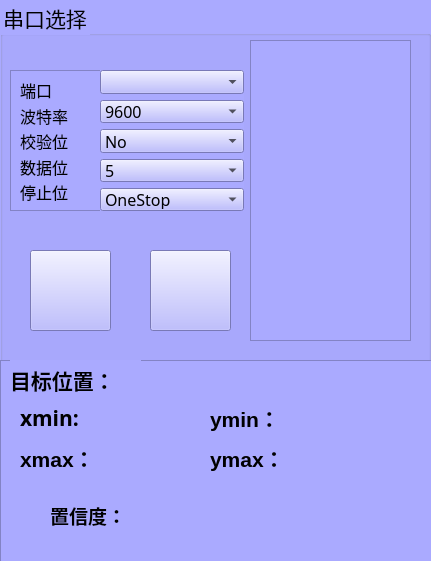
    <widget class="QGroupBox" name="groupBox_2">
     <property name="geometry">
      <rect>
       <x>0</x>
       <y>160</y>
       <width>431</width>
       <height>561</height>
      </rect>
     </property>
     <property name="font">
      <font>
       <family>华文楷体</family>
       <pointsize>16</pointsize>
      </font>
     </property>
     <property name="styleSheet">
      <string notr="true">background-color: rgb(85, 170, 255);
background-color: rgb(170, 170, 255);
</string>
     </property>
     <property name="title">
      <string>串口选择</string>
     </property>
     <widget class="QFrame" name="frame_7">
      <property name="geometry">
       <rect>
        <x>10</x>
        <y>70</y>
        <width>91</width>
        <height>141</height>
       </rect>
      </property>
      <property name="frameShape">
       <enum>QFrame::StyledPanel</enum>
      </property>
      <property name="frameShadow">
       <enum>QFrame::Raised</enum>
      </property>
      <layout class="QVBoxLayout" name="verticalLayout">
       <item>
        <widget class="QLabel" name="label_2">
         <property name="font">
          <font>
           <family>宋体</family>
           <pointsize>12</pointsize>
          </font>
         </property>
         <property name="text">
          <string>端口</string>
         </property>
        </widget>
       </item>
       <item>
        <widget class="QLabel" name="label_12">
         <property name="font">
          <font>
           <family>宋体</family>
           <pointsize>12</pointsize>
          </font>
         </property>
         <property name="text">
          <string>波特率</string>
         </property>
        </widget>
       </item>
       <item>
        <widget class="QLabel" name="label_26">
         <property name="font">
          <font>
           <family>宋体</family>
           <pointsize>12</pointsize>
          </font>
         </property>
         <property name="text">
          <string>校验位</string>
         </property>
        </widget>
       </item>
       <item>
        <widget class="QLabel" name="label_27">
         <property name="font">
          <font>
           <family>宋体</family>
           <pointsize>12</pointsize>
          </font>
         </property>
         <property name="text">
          <string>数据位</string>
         </property>
        </widget>
       </item>
       <item>
        <widget class="QLabel" name="label_28">
         <property name="font">
          <font>
           <family>宋体</family>
           <pointsize>12</pointsize>
          </font>
         </property>
         <property name="text">
          <string>停止位</string>
         </property>
        </widget>
       </item>
      </layout>
     </widget>
     <widget class="QPushButton" name="pushButton">
      <property name="geometry">
       <rect>
        <x>30</x>
        <y>250</y>
        <width>81</width>
        <height>81</height>
       </rect>
      </property>
      <property name="font">
       <font>
        <family>宋体</family>
        <pointsize>12</pointsize>
       </font>
      </property>
      <property name="styleSheet">
       <string notr="true">image: url(:/icons/ui_imgs/icons/目标检测.png);</string>
      </property>
      <property name="text">
       <string/>
      </property>
     </widget>
     <widget class="QLabel" name="label_29">
      <property name="geometry">
       <rect>
        <x>60</x>
        <y>290</y>
        <width>51</width>
        <height>21</height>
       </rect>
      </property>
      <property name="text">
       <string>显示</string>
      </property>
     </widget>
     <widget class="QPushButton" name="pushButton_2">
      <property name="geometry">
       <rect>
        <x>150</x>
        <y>250</y>
        <width>81</width>
        <height>81</height>
       </rect>
      </property>
      <property name="font">
       <font>
        <family>宋体</family>
        <pointsize>12</pointsize>
       </font>
      </property>
      <property name="styleSheet">
       <string notr="true">image: url(:/icons/ui_imgs/icons/5.png);</string>
      </property>
      <property name="text">
       <string/>
      </property>
     </widget>
     <widget class="QTextBrowser" name="textBrowser">
      <property name="geometry">
       <rect>
        <x>250</x>
        <y>40</y>
        <width>161</width>
        <height>301</height>
       </rect>
      </property>
     </widget>
     <widget class="QWidget" name="layoutWidget">
      <property name="geometry">
       <rect>
        <x>100</x>
        <y>70</y>
        <width>144</width>
        <height>141</height>
       </rect>
      </property>
      <layout class="QVBoxLayout" name="verticalLayout_2">
       <item>
        <widget class="QComboBox" name="comboBox11">
         <property name="font">
          <font>
           <family>宋体</family>
           <pointsize>12</pointsize>
          </font>
         </property>
        </widget>
       </item>
       <item>
        <widget class="QComboBox" name="comboBoxbaud">
         <property name="font">
          <font>
           <family>AcadEref</family>
           <pointsize>12</pointsize>
          </font>
         </property>
         <item>
          <property name="text">
           <string>9600</string>
          </property>
         </item>
         <item>
          <property name="text">
           <string>115200</string>
          </property>
         </item>
        </widget>
       </item>
       <item>
        <widget class="QComboBox" name="comboBoxparity">
         <property name="font">
          <font>
           <family>宋体</family>
           <pointsize>12</pointsize>
          </font>
         </property>
         <item>
          <property name="text">
           <string>No</string>
          </property>
         </item>
         <item>
          <property name="text">
           <string>Even</string>
          </property>
         </item>
         <item>
          <property name="text">
           <string>Odd</string>
          </property>
         </item>
         <item>
          <property name="text">
           <string>Space</string>
          </property>
         </item>
         <item>
          <property name="text">
           <string>Mark</string>
          </property>
         </item>
         <item>
          <property name="text">
           <string>Unknown</string>
          </property>
         </item>
        </widget>
       </item>
       <item>
        <widget class="QComboBox" name="comboBoxdata">
         <property name="font">
          <font>
           <family>宋体</family>
           <pointsize>12</pointsize>
          </font>
         </property>
         <item>
          <property name="text">
           <string>5</string>
          </property>
         </item>
         <item>
          <property name="text">
           <string>6</string>
          </property>
         </item>
         <item>
          <property name="text">
           <string>7</string>
          </property>
         </item>
         <item>
          <property name="text">
           <string>8</string>
          </property>
         </item>
        </widget>
       </item>
       <item>
        <widget class="QComboBox" name="comboBoxstop">
         <property name="font">
          <font>
           <family>宋体</family>
           <pointsize>12</pointsize>
          </font>
         </property>
         <item>
          <property name="text">
           <string>OneStop</string>
          </property>
         </item>
         <item>
          <property name="text">
           <string>OneAndHalfStop</string>
          </property>
         </item>
         <item>
          <property name="text">
           <string>TwoStop</string>
          </property>
         </item>
         <item>
          <property name="text">
           <string>UnKnownStop</string>
          </property>
         </item>
        </widget>
       </item>
      </layout>
     </widget>
     <widget class="QFrame" name="frame_6">
      <property name="geometry">
       <rect>
        <x>0</x>
        <y>360</y>
        <width>441</width>
        <height>211</height>
       </rect>
      </property>
      <property name="styleSheet">
       <string notr="true">background-color: rgb(170, 170, 255);</string>
      </property>
      <property name="frameShape">
       <enum>QFrame::StyledPanel</enum>
      </property>
      <property name="frameShadow">
       <enum>QFrame::Raised</enum>
      </property>
      <widget class="QLabel" name="label_4">
       <property name="geometry">
        <rect>
         <x>10</x>
         <y>0</y>
         <width>131</width>
         <height>41</height>
        </rect>
       </property>
       <property name="font">
        <font>
         <family>华文楷体</family>
         <pointsize>16</pointsize>
        </font>
       </property>
       <property name="styleSheet">
        <string notr="true"/>
       </property>
       <property name="text">
        <string>&lt;html&gt;&lt;head/&gt;&lt;body&gt;&lt;p&gt;&lt;span style=&quot; font-weight:600;&quot;&gt;目标位置：&lt;/span&gt;&lt;/p&gt;&lt;/body&gt;&lt;/html&gt;</string>
       </property>
      </widget>
      <widget class="QWidget" name="layoutWidget">
       <property name="geometry">
        <rect>
         <x>20</x>
         <y>40</y>
         <width>161</width>
         <height>37</height>
        </rect>
       </property>
       <layout class="QHBoxLayout" name="horizontalLayout">
        <item>
         <widget class="QLabel" name="label_6">
          <property name="font">
           <font>
            <family>华文楷体</family>
            <pointsize>16</pointsize>
            <weight>50</weight>
            <bold>false</bold>
           </font>
          </property>
          <property name="text">
           <string>&lt;html&gt;&lt;head/&gt;&lt;body&gt;&lt;p&gt;&lt;span style=&quot; font-weight:600;&quot;&gt;xmin:&lt;/span&gt;&lt;/p&gt;&lt;/body&gt;&lt;/html&gt;</string>
          </property>
         </widget>
        </item>
        <item>
         <widget class="QLabel" name="label_xmin">
          <property name="palette">
           <palette>
            <active>
             <colorrole role="WindowText">
              <brush brushstyle="SolidPattern">
               <color alpha="255">
                <red>255</red>
                <green>0</green>
                <blue>0</blue>
               </color>
              </brush>
             </colorrole>
             <colorrole role="Button">
              <brush brushstyle="SolidPattern">
               <color alpha="255">
                <red>170</red>
                <green>170</green>
                <blue>255</blue>
               </color>
              </brush>
             </colorrole>
             <colorrole role="Base">
              <brush brushstyle="SolidPattern">
               <color alpha="255">
                <red>170</red>
                <green>170</green>
                <blue>255</blue>
               </color>
              </brush>
             </colorrole>
             <colorrole role="Window">
              <brush brushstyle="SolidPattern">
               <color alpha="255">
                <red>170</red>
                <green>170</green>
                <blue>255</blue>
               </color>
              </brush>
             </colorrole>
            </active>
            <inactive>
             <colorrole role="WindowText">
              <brush brushstyle="SolidPattern">
               <color alpha="255">
                <red>255</red>
                <green>0</green>
                <blue>0</blue>
               </color>
              </brush>
             </colorrole>
             <colorrole role="Button">
              <brush brushstyle="SolidPattern">
               <color alpha="255">
                <red>170</red>
                <green>170</green>
                <blue>255</blue>
               </color>
              </brush>
             </colorrole>
             <colorrole role="Base">
              <brush brushstyle="SolidPattern">
               <color alpha="255">
                <red>170</red>
                <green>170</green>
                <blue>255</blue>
               </color>
              </brush>
             </colorrole>
             <colorrole role="Window">
              <brush brushstyle="SolidPattern">
               <color alpha="255">
                <red>170</red>
                <green>170</green>
                <blue>255</blue>
               </color>
              </brush>
             </colorrole>
            </inactive>
            <disabled>
             <colorrole role="WindowText">
              <brush brushstyle="SolidPattern">
               <color alpha="255">
                <red>120</red>
                <green>120</green>
                <blue>120</blue>
               </color>
              </brush>
             </colorrole>
             <colorrole role="Button">
              <brush brushstyle="SolidPattern">
               <color alpha="255">
                <red>170</red>
                <green>170</green>
                <blue>255</blue>
               </color>
              </brush>
             </colorrole>
             <colorrole role="Base">
              <brush brushstyle="SolidPattern">
               <color alpha="255">
                <red>170</red>
                <green>170</green>
                <blue>255</blue>
               </color>
              </brush>
             </colorrole>
             <colorrole role="Window">
              <brush brushstyle="SolidPattern">
               <color alpha="255">
                <red>170</red>
                <green>170</green>
                <blue>255</blue>
               </color>
              </brush>
             </colorrole>
            </disabled>
           </palette>
          </property>
          <property name="font">
           <font>
            <family>Arial</family>
            <pointsize>16</pointsize>
            <weight>75</weight>
            <bold>true</bold>
           </font>
          </property>
          <property name="text">
           <string/>
          </property>
         </widget>
        </item>
       </layout>
      </widget>
      <widget class="QWidget" name="layoutWidget">
       <property name="geometry">
        <rect>
         <x>210</x>
         <y>40</y>
         <width>161</width>
         <height>37</height>
        </rect>
       </property>
       <layout class="QHBoxLayout" name="horizontalLayout_2">
        <item>
         <widget class="QLabel" name="label_8">
          <property name="text">
           <string>&lt;html&gt;&lt;head/&gt;&lt;body&gt;&lt;p&gt;&lt;span style=&quot; font-size:16pt; font-weight:600;&quot;&gt;ymin：&lt;/span&gt;&lt;/p&gt;&lt;/body&gt;&lt;/html&gt;</string>
          </property>
         </widget>
        </item>
        <item>
         <widget class="QLabel" name="label_ymin">
          <property name="palette">
           <palette>
            <active>
             <colorrole role="WindowText">
              <brush brushstyle="SolidPattern">
               <color alpha="255">
                <red>255</red>
                <green>0</green>
                <blue>0</blue>
               </color>
              </brush>
             </colorrole>
             <colorrole role="Button">
              <brush brushstyle="SolidPattern">
               <color alpha="255">
                <red>170</red>
                <green>170</green>
                <blue>255</blue>
               </color>
              </brush>
             </colorrole>
             <colorrole role="Base">
              <brush brushstyle="SolidPattern">
               <color alpha="255">
                <red>170</red>
                <green>170</green>
                <blue>255</blue>
               </color>
              </brush>
             </colorrole>
             <colorrole role="Window">
              <brush brushstyle="SolidPattern">
               <color alpha="255">
                <red>170</red>
                <green>170</green>
                <blue>255</blue>
               </color>
              </brush>
             </colorrole>
            </active>
            <inactive>
             <colorrole role="WindowText">
              <brush brushstyle="SolidPattern">
               <color alpha="255">
                <red>255</red>
                <green>0</green>
                <blue>0</blue>
               </color>
              </brush>
             </colorrole>
             <colorrole role="Button">
              <brush brushstyle="SolidPattern">
               <color alpha="255">
                <red>170</red>
                <green>170</green>
                <blue>255</blue>
               </color>
              </brush>
             </colorrole>
             <colorrole role="Base">
              <brush brushstyle="SolidPattern">
               <color alpha="255">
                <red>170</red>
                <green>170</green>
                <blue>255</blue>
               </color>
              </brush>
             </colorrole>
             <colorrole role="Window">
              <brush brushstyle="SolidPattern">
               <color alpha="255">
                <red>170</red>
                <green>170</green>
                <blue>255</blue>
               </color>
              </brush>
             </colorrole>
            </inactive>
            <disabled>
             <colorrole role="WindowText">
              <brush brushstyle="SolidPattern">
               <color alpha="255">
                <red>120</red>
                <green>120</green>
                <blue>120</blue>
               </color>
              </brush>
             </colorrole>
             <colorrole role="Button">
              <brush brushstyle="SolidPattern">
               <color alpha="255">
                <red>170</red>
                <green>170</green>
                <blue>255</blue>
               </color>
              </brush>
             </colorrole>
             <colorrole role="Base">
              <brush brushstyle="SolidPattern">
               <color alpha="255">
                <red>170</red>
                <green>170</green>
                <blue>255</blue>
               </color>
              </brush>
             </colorrole>
             <colorrole role="Window">
              <brush brushstyle="SolidPattern">
               <color alpha="255">
                <red>170</red>
                <green>170</green>
                <blue>255</blue>
               </color>
              </brush>
             </colorrole>
            </disabled>
           </palette>
          </property>
          <property name="font">
           <font>
            <family>Arial</family>
            <pointsize>16</pointsize>
            <weight>75</weight>
            <bold>true</bold>
           </font>
          </property>
          <property name="text">
           <string/>
          </property>
         </widget>
        </item>
       </layout>
      </widget>
      <widget class="QWidget" name="layoutWidget">
       <property name="geometry">
        <rect>
         <x>20</x>
         <y>80</y>
         <width>161</width>
         <height>37</height>
        </rect>
       </property>
       <layout class="QHBoxLayout" name="horizontalLayout_3">
        <item>
         <widget class="QLabel" name="label_7">
          <property name="text">
           <string>&lt;html&gt;&lt;head/&gt;&lt;body&gt;&lt;p&gt;&lt;span style=&quot; font-size:16pt; font-weight:600;&quot;&gt;xmax：&lt;/span&gt;&lt;/p&gt;&lt;/body&gt;&lt;/html&gt;</string>
          </property>
         </widget>
        </item>
        <item>
         <widget class="QLabel" name="label_xmax">
          <property name="palette">
           <palette>
            <active>
             <colorrole role="WindowText">
              <brush brushstyle="SolidPattern">
               <color alpha="255">
                <red>255</red>
                <green>0</green>
                <blue>0</blue>
               </color>
              </brush>
             </colorrole>
             <colorrole role="Button">
              <brush brushstyle="SolidPattern">
               <color alpha="255">
                <red>170</red>
                <green>170</green>
                <blue>255</blue>
               </color>
              </brush>
             </colorrole>
             <colorrole role="Base">
              <brush brushstyle="SolidPattern">
               <color alpha="255">
                <red>170</red>
                <green>170</green>
                <blue>255</blue>
               </color>
              </brush>
             </colorrole>
             <colorrole role="Window">
              <brush brushstyle="SolidPattern">
               <color alpha="255">
                <red>170</red>
                <green>170</green>
                <blue>255</blue>
               </color>
              </brush>
             </colorrole>
            </active>
            <inactive>
             <colorrole role="WindowText">
              <brush brushstyle="SolidPattern">
               <color alpha="255">
                <red>255</red>
                <green>0</green>
                <blue>0</blue>
               </color>
              </brush>
             </colorrole>
             <colorrole role="Button">
              <brush brushstyle="SolidPattern">
               <color alpha="255">
                <red>170</red>
                <green>170</green>
                <blue>255</blue>
               </color>
              </brush>
             </colorrole>
             <colorrole role="Base">
              <brush brushstyle="SolidPattern">
               <color alpha="255">
                <red>170</red>
                <green>170</green>
                <blue>255</blue>
               </color>
              </brush>
             </colorrole>
             <colorrole role="Window">
              <brush brushstyle="SolidPattern">
               <color alpha="255">
                <red>170</red>
                <green>170</green>
                <blue>255</blue>
               </color>
              </brush>
             </colorrole>
            </inactive>
            <disabled>
             <colorrole role="WindowText">
              <brush brushstyle="SolidPattern">
               <color alpha="255">
                <red>120</red>
                <green>120</green>
                <blue>120</blue>
               </color>
              </brush>
             </colorrole>
             <colorrole role="Button">
              <brush brushstyle="SolidPattern">
               <color alpha="255">
                <red>170</red>
                <green>170</green>
                <blue>255</blue>
               </color>
              </brush>
             </colorrole>
             <colorrole role="Base">
              <brush brushstyle="SolidPattern">
               <color alpha="255">
                <red>170</red>
                <green>170</green>
                <blue>255</blue>
               </color>
              </brush>
             </colorrole>
             <colorrole role="Window">
              <brush brushstyle="SolidPattern">
               <color alpha="255">
                <red>170</red>
                <green>170</green>
                <blue>255</blue>
               </color>
              </brush>
             </colorrole>
            </disabled>
           </palette>
          </property>
          <property name="font">
           <font>
            <family>Arial</family>
            <pointsize>16</pointsize>
            <weight>75</weight>
            <bold>true</bold>
           </font>
          </property>
          <property name="text">
           <string/>
          </property>
         </widget>
        </item>
       </layout>
      </widget>
      <widget class="QWidget" name="layoutWidget">
       <property name="geometry">
        <rect>
         <x>210</x>
         <y>80</y>
         <width>161</width>
         <height>37</height>
        </rect>
       </property>
       <layout class="QHBoxLayout" name="horizontalLayout_4">
        <item>
         <widget class="QLabel" name="label_9">
          <property name="text">
           <string>&lt;html&gt;&lt;head/&gt;&lt;body&gt;&lt;p&gt;&lt;span style=&quot; font-size:16pt; font-weight:600;&quot;&gt;ymax：&lt;/span&gt;&lt;/p&gt;&lt;/body&gt;&lt;/html&gt;</string>
          </property>
         </widget>
        </item>
        <item>
         <widget class="QLabel" name="label_ymax">
          <property name="palette">
           <palette>
            <active>
             <colorrole role="WindowText">
              <brush brushstyle="SolidPattern">
               <color alpha="255">
                <red>255</red>
                <green>0</green>
                <blue>0</blue>
               </color>
              </brush>
             </colorrole>
             <colorrole role="Button">
              <brush brushstyle="SolidPattern">
               <color alpha="255">
                <red>170</red>
                <green>170</green>
                <blue>255</blue>
               </color>
              </brush>
             </colorrole>
             <colorrole role="Base">
              <brush brushstyle="SolidPattern">
               <color alpha="255">
                <red>170</red>
                <green>170</green>
                <blue>255</blue>
               </color>
              </brush>
             </colorrole>
             <colorrole role="Window">
              <brush brushstyle="SolidPattern">
               <color alpha="255">
                <red>170</red>
                <green>170</green>
                <blue>255</blue>
               </color>
              </brush>
             </colorrole>
            </active>
            <inactive>
             <colorrole role="WindowText">
              <brush brushstyle="SolidPattern">
               <color alpha="255">
                <red>255</red>
                <green>0</green>
                <blue>0</blue>
               </color>
              </brush>
             </colorrole>
             <colorrole role="Button">
              <brush brushstyle="SolidPattern">
               <color alpha="255">
                <red>170</red>
                <green>170</green>
                <blue>255</blue>
               </color>
              </brush>
             </colorrole>
             <colorrole role="Base">
              <brush brushstyle="SolidPattern">
               <color alpha="255">
                <red>170</red>
                <green>170</green>
                <blue>255</blue>
               </color>
              </brush>
             </colorrole>
             <colorrole role="Window">
              <brush brushstyle="SolidPattern">
               <color alpha="255">
                <red>170</red>
                <green>170</green>
                <blue>255</blue>
               </color>
              </brush>
             </colorrole>
            </inactive>
            <disabled>
             <colorrole role="WindowText">
              <brush brushstyle="SolidPattern">
               <color alpha="255">
                <red>120</red>
                <green>120</green>
                <blue>120</blue>
               </color>
              </brush>
             </colorrole>
             <colorrole role="Button">
              <brush brushstyle="SolidPattern">
               <color alpha="255">
                <red>170</red>
                <green>170</green>
                <blue>255</blue>
               </color>
              </brush>
             </colorrole>
             <colorrole role="Base">
              <brush brushstyle="SolidPattern">
               <color alpha="255">
                <red>170</red>
                <green>170</green>
                <blue>255</blue>
               </color>
              </brush>
             </colorrole>
             <colorrole role="Window">
              <brush brushstyle="SolidPattern">
               <color alpha="255">
                <red>170</red>
                <green>170</green>
                <blue>255</blue>
               </color>
              </brush>
             </colorrole>
            </disabled>
           </palette>
          </property>
          <property name="font">
           <font>
            <family>Arial</family>
            <pointsize>16</pointsize>
            <weight>75</weight>
            <bold>true</bold>
           </font>
          </property>
          <property name="text">
           <string/>
          </property>
         </widget>
        </item>
       </layout>
      </widget>
      <widget class="QWidget" name="layoutWidget">
       <property name="geometry">
        <rect>
         <x>50</x>
         <y>130</y>
         <width>311</width>
         <height>51</height>
        </rect>
       </property>
       <layout class="QHBoxLayout" name="horizontalLayout_8">
        <item>
         <widget class="QLabel" name="label_11">
          <property name="styleSheet">
           <string notr="true">background-color: rgb(170, 170, 255);
</string>
          </property>
          <property name="text">
           <string>&lt;html&gt;&lt;head/&gt;&lt;body&gt;&lt;p&gt;&lt;span style=&quot; font-size:14pt; font-weight:600;&quot;&gt;置信度：&lt;/span&gt;&lt;/p&gt;&lt;/body&gt;&lt;/html&gt;</string>
          </property>
         </widget>
        </item>
        <item>
         <widget class="QLabel" name="label_conf">
          <property name="palette">
           <palette>
            <active>
             <colorrole role="WindowText">
              <brush brushstyle="SolidPattern">
               <color alpha="255">
                <red>255</red>
                <green>0</green>
                <blue>0</blue>
               </color>
              </brush>
             </colorrole>
             <colorrole role="Button">
              <brush brushstyle="SolidPattern">
               <color alpha="255">
                <red>170</red>
                <green>170</green>
                <blue>255</blue>
               </color>
              </brush>
             </colorrole>
             <colorrole role="Base">
              <brush brushstyle="SolidPattern">
               <color alpha="255">
                <red>170</red>
                <green>170</green>
                <blue>255</blue>
               </color>
              </brush>
             </colorrole>
             <colorrole role="Window">
              <brush brushstyle="SolidPattern">
               <color alpha="255">
                <red>170</red>
                <green>170</green>
                <blue>255</blue>
               </color>
              </brush>
             </colorrole>
            </active>
            <inactive>
             <colorrole role="WindowText">
              <brush brushstyle="SolidPattern">
               <color alpha="255">
                <red>255</red>
                <green>0</green>
                <blue>0</blue>
               </color>
              </brush>
             </colorrole>
             <colorrole role="Button">
              <brush brushstyle="SolidPattern">
               <color alpha="255">
                <red>170</red>
                <green>170</green>
                <blue>255</blue>
               </color>
              </brush>
             </colorrole>
             <colorrole role="Base">
              <brush brushstyle="SolidPattern">
               <color alpha="255">
                <red>170</red>
                <green>170</green>
                <blue>255</blue>
               </color>
              </brush>
             </colorrole>
             <colorrole role="Window">
              <brush brushstyle="SolidPattern">
               <color alpha="255">
                <red>170</red>
                <green>170</green>
                <blue>255</blue>
               </color>
              </brush>
             </colorrole>
            </inactive>
            <disabled>
             <colorrole role="WindowText">
              <brush brushstyle="SolidPattern">
               <color alpha="255">
                <red>120</red>
                <green>120</green>
                <blue>120</blue>
               </color>
              </brush>
             </colorrole>
             <colorrole role="Button">
              <brush brushstyle="SolidPattern">
               <color alpha="255">
                <red>170</red>
                <green>170</green>
                <blue>255</blue>
               </color>
              </brush>
             </colorrole>
             <colorrole role="Base">
              <brush brushstyle="SolidPattern">
               <color alpha="255">
                <red>170</red>
                <green>170</green>
                <blue>255</blue>
               </color>
              </brush>
             </colorrole>
             <colorrole role="Window">
              <brush brushstyle="SolidPattern">
               <color alpha="255">
                <red>170</red>
                <green>170</green>
                <blue>255</blue>
               </color>
              </brush>
             </colorrole>
            </disabled>
           </palette>
          </property>
          <property name="font">
           <font>
            <family>Arial</family>
            <pointsize>16</pointsize>
            <weight>75</weight>
            <bold>true</bold>
           </font>
          </property>
          <property name="styleSheet">
           <string notr="true">background-color: rgb(170, 170, 255);</string>
          </property>
          <property name="text">
           <string/>
          </property>
         </widget>
        </item>
       </layout>
       <zorder>label_conf</zorder>
       <zorder>label_11</zorder>
      </widget>
     </widget>
     <zorder>label_29</zorder>
     <zorder>frame_7</zorder>
     <zorder>pushButton</zorder>
     <zorder>textBrowser</zorder>
     <zorder>layoutWidget</zorder>
     <zorder>frame_6</zorder>
     <zorder>pushButton_2</zorder>
    </widget>
